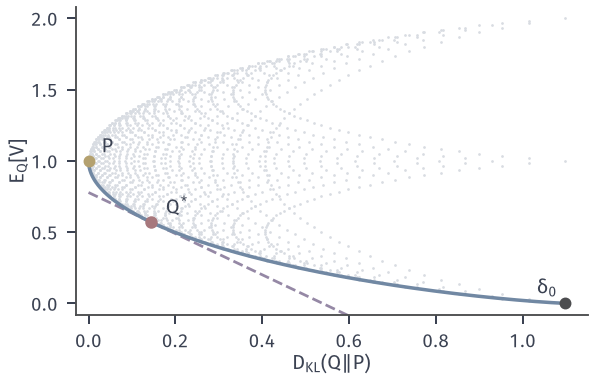

Write Python code to recreate this figure.
"""Achievable pairs (D(Q||P), E_Q[V]) for Q on a grid of the simplex (step 1/60, light grey dots);
P uniform on {0,1,2}, V(x)=x. Lower frontier = Gibbs path Q_tau (blue).
Line E_Q[V] = J* - tau D through Q* (purple dashed) for tau=1/ln2, J*=log2(12/7)=0.7776."""
from pathlib import Path
import sys
HERE = Path(__file__).resolve().parent
sys.path.insert(0, str(HERE.parent/"dsel-common"))
from common import *

def gibbs(t):
    return tilt(U3, X3, -1/t)
tau = 1/math.log(2); Qs = gibbs(tau)
fig, b = figure(width_mm=84, height_mm=54)
G = simplex_grid(60)
D = np.array([kl(g, U3) for g in G]); E = G@X3
b.scatter(D, E, s=1.2, color=GRID, zorder=1, linewidths=0)
ts2 = np.exp(np.linspace(math.log(0.02), math.log(500), 600))
F = np.array([(kl(gibbs(t), U3), gibbs(t)@X3) for t in ts2])
b.plot(F[:, 0], F[:, 1], color=BLUE, lw=1.4, zorder=3)
Ds, Es = kl(Qs, U3), Qs@X3; Jst = Es+tau*Ds
dd = np.linspace(0, 0.62, 10)
b.plot(dd, Jst-tau*dd, color=PURPLE, lw=1.1, ls='--', zorder=2)
b.scatter([Ds], [Es], s=18, color=RED, zorder=5)
b.scatter([0], [1], s=16, color=YELLOW, zorder=5); b.text(0.03, 1.03, r'$P$', va='bottom')
b.scatter([math.log(3)], [0], s=16, color=STROKE, zorder=5); b.text(math.log(3)-0.02, 0.07, r'$\delta_0$', ha='right')
b.text(Ds+0.035, Es+0.03, r'$Q^{*}$', va='bottom')
b.set_xlim(-0.03, 1.15); b.set_ylim(-0.08, 2.08)
b.set_xlabel(r'$D_{\mathrm{KL}}(Q\Vert P)$', labelpad=1); b.set_ylabel(r'$\mathrm{E}_Q[V]$', labelpad=1)
save(fig, HERE, 'figure', {'tau': tau, 'Qstar': Qs.tolist(), 'D_star': Ds, 'E_star': float(Es), 'J_star': float(Jst),
     'log2_12_7': math.log2(12/7)})
